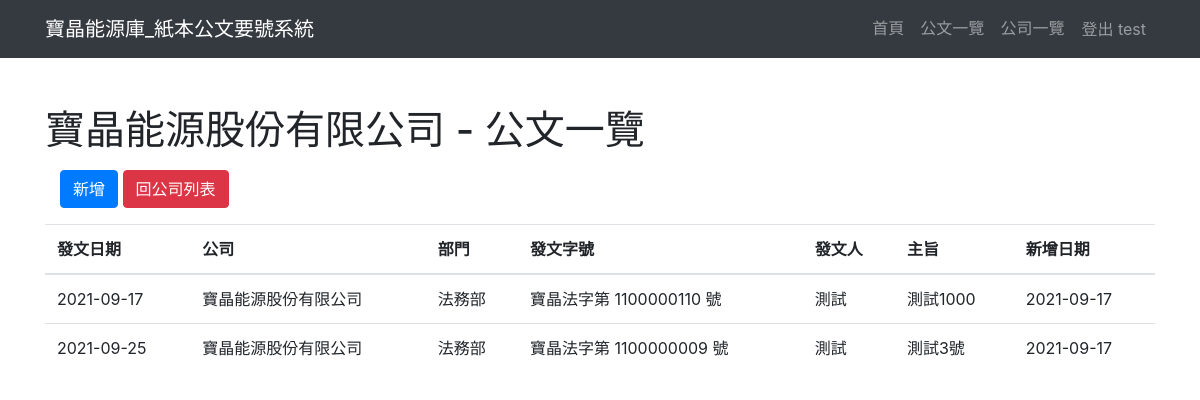
Page /docnum/company/1/ (signed in) on the committed database.
### docnum/models.py (models this page shows, shortened)
class Company(models.Model):
    fullname = models.CharField(max_length=40)
    shortname = models.CharField(max_length=10)
    addtime = models.DateTimeField(auto_now_add=True)
    updatetime = models.DateTimeField(auto_now=True)
    valid = models.BooleanField(default=True)
    def __str__(self):
        return self.fullname

class OfficalDoc(models.Model):
    comp = models.ForeignKey(
        Company,
        on_delete=models.PROTECT,
        related_name="officaldocs",
    )
    dept = models.ForeignKey(
        Department,
        on_delete=models.PROTECT,
        related_name="officaldocs",
    )
    author = models.ForeignKey(
        User,
        on_delete=models.PROTECT,
        related_name="officaldocs",
    )
    sn = models.CharField(
        max_length=10,
    )
    fullsn = models.CharField(
        max_length=30,
    )
    pubdate = models.DateField()
    title = models.CharField(max_length=300)
    addtime = models.DateTimeField(auto_now_add=True)
    class Meta:
        unique_together = [['comp', 'dept', 'sn']]

class Department(models.Model):
    fullname = models.CharField(max_length=10)
    shortname = models.CharField(max_length=10)
    addtime = models.DateTimeField(auto_now_add=True)
    updatetime = models.DateTimeField(auto_now=True)
    valid = models.BooleanField(default=True)
    def __str__(self):
        return self.fullname

### docnum/views.py (the view)
# urls.py: path('company/<int:comp_id>/', views.comp_detail, name="Comp_detail"),
@login_required
def comp_detail(request, comp_id):
    mngr_group = Group.objects.get(name="manager")
    comp = Company.objects.get(id=comp_id)
    if mngr_group in request.user.groups.all():
        doc_list = OfficalDoc.objects.filter(comp_id=comp_id).order_by("-addtime")
    else:
        doc_list = OfficalDoc.objects.filter(comp_id=comp_id, author_id=request.user.id).order_by("-addtime")
    template = loader.get_template("docnum/company/detail.html")
    context = {
        'comp': comp,
        'doc_list': doc_list,
    }
    return HttpResponse(template.render(context, request))

### templates/docnum/company/detail.html (shortened to what this page needs)
{% extends 'frame/base.html' %}
{% block content %}
  <section id="doclist" class="py-3">
    <div class="container py-3">
      <h1 class="my-3">{{ comp.fullname }} - 公文一覽</h1>
      <div class="col-12 my-3">
        <a role="button" class="btn btn-primary" href="{% url 'Doc_add' %}?comp_id={{ comp.id }}">新增</a>
        <a role="button" class="btn btn-danger" href="{% url 'Comp_index' %}?comp_id={{ comp.id }}">回公司列表</a>
      </div>
      <div class="row">
        <div class="col-12">
          <div class="table-responsive">
            <table class="table table-hover">
              <thead>
                <tr>
                  <th scope="col">發文日期</th>
                  <th scope="col">公司</th>
                  <th scope="col">部門</th>
                  <th scope="col">發文字號</th>
                  <th scope="col">發文人</th>
                  <th scope="col">主旨</th>
                  <th scope="col">新增日期</th>
                </tr>
              </thead>
              <tbody>
                {% for doc in doc_list %}
                <tr>
                  <td>{{ doc.pubdate|date:"Y-m-d" }}</td>
                  <td>{{ doc.comp }}</td>
                  <td>{{ doc.dept }}</td>
                  <td>{{ doc.fullsn }}</td>
                  <td>{{ doc.author.last_name }}{{ doc.author.first_name }}</td>
                  <td>{{ doc.title }}</td>
                  <td>{{ doc.addtime|date:"Y-m-d" }}</td>
                </tr>
                {% empty %}
                  <tr>
                    <td colspan="7" class="text-center"> 目前沒有公文或沒有權限觀看。 </td>
                  </tr>
                {% endfor %}
              </tbody>
            </table>
          </div>
        </div>
      </div>
    </div>
  </section>
{% endblock %}

### templates/frame/base.html (shortened to what this page needs)
<!DOCTYPE html>
<html lang="en">
{% load static %}
<head>
  <link href="/static/bootstrap/css/bootstrap.min.css" rel="stylesheet">
  <link href="https://cdn.jsdelivr.net/npm/select2@4.1.0-rc.0/dist/css/select2.css" rel="stylesheet" />
  <link rel="stylesheet" href="https://cdn.jsdelivr.net/npm/@ttskch/select2-bootstrap4-theme@x.x.x/dist/select2-bootstrap4.min.css">
</head>
<body>
  <nav class="navbar navbar-expand-lg navbar-dark bg-dark static-top">
    <div class="container">
      <a class="navbar-brand" href="{% url 'Site_index' %}">寶晶能源庫_紙本公文要號系統</a>
      <div class="collapse navbar-collapse" id="navbarResponsive">
        <ul class="navbar-nav ml-auto">
          <li class="nav-item">
            <a class="nav-link" href="{% url 'Site_index' %}">首頁
            </a>
          </li>
          <li class="nav-item">
            <a class="nav-link" href="{% url 'Doc_index' %}">公文一覽</a>
          </li>
          <li class="nav-item">
            <a class="nav-link" href="{% url 'Comp_index' %}">公司一覽</a>
          </li>
          <li class="nav-item">
            {% if request.user.is_authenticated %}
              <a class="nav-link btn"  href="{% url 'Logout' %}">登出 {{ user.get_username }}</a>
            {% else %}
              <a class="nav-link btn" href="{% url 'Login' %}">登入</a>
            {% endif %}
          </li>
        </ul>
      </div>
    </div>
  </nav>
  {% block content %}{% endblock %}
</body>
</html>

### rows in the picture
Company: fullname "寶晶能源股份有限公司"
OfficalDoc: pubdate "2021-09-17", comp "寶晶能源股份有限公司", dept "法務部", fullsn "寶晶法字第 1100000110 號", author.last_name "測", author.first_name "試", title "測試1000", addtime "2021-09-17"
OfficalDoc: pubdate "2021-09-25", comp "寶晶能源股份有限公司", dept "法務部", fullsn "寶晶法字第 1100000009 號", author.last_name "測", author.first_name "試", title "測試3號", addtime "2021-09-17"

### other values in the picture
{{ user.get_username }} "test"
